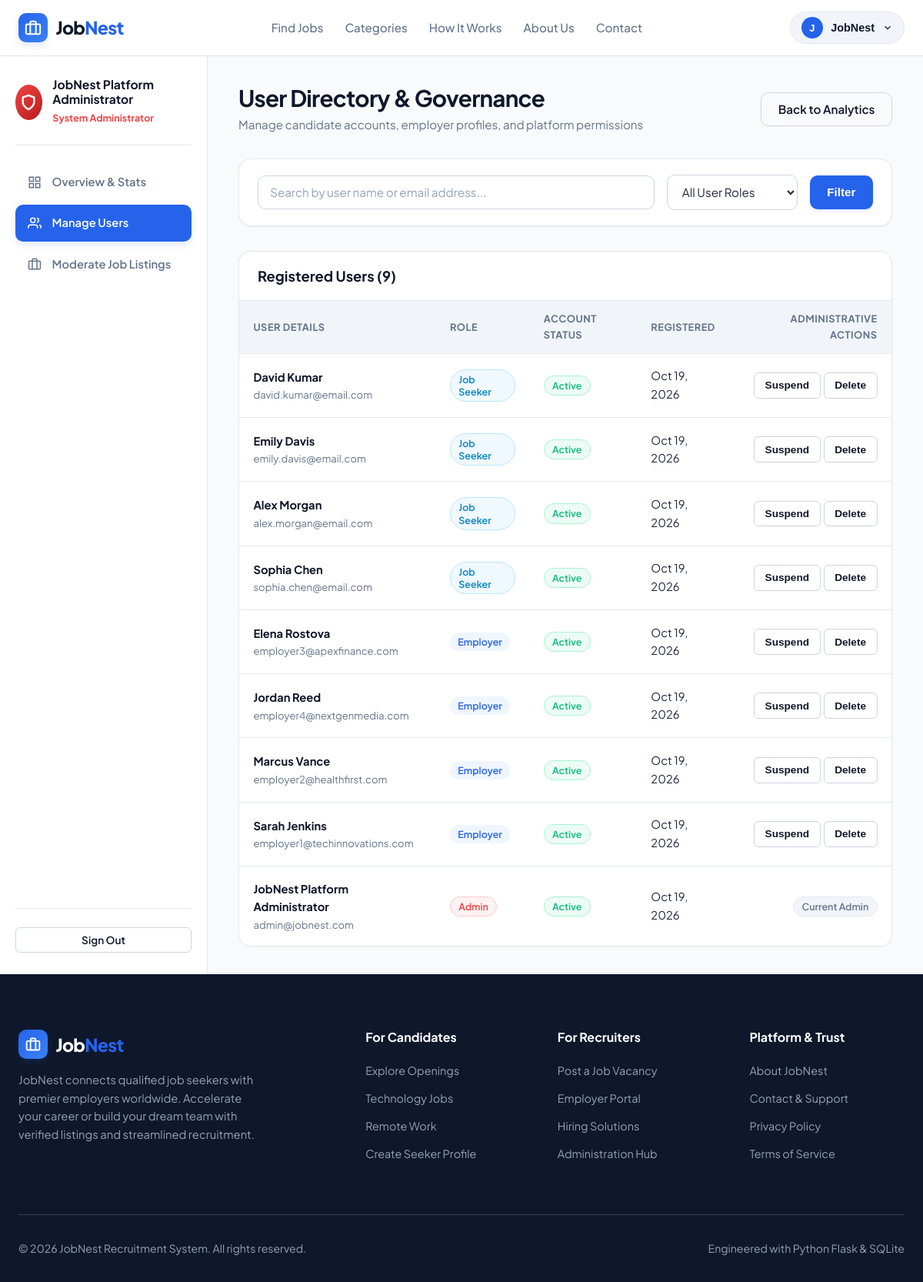
Page /admin/users (signed in) on the committed database.
### models.py (models this page shows, shortened)
class User(db.Model):
    __tablename__ = 'users'
    id = db.Column(db.Integer, primary_key=True)
    full_name = db.Column(db.String(100), nullable=False)
    email = db.Column(db.String(120), unique=True, nullable=False, index=True)
    password_hash = db.Column(db.String(255), nullable=False)
    role = db.Column(db.String(20), nullable=False, default='job_seeker')  # 'job_seeker', 'employer', 'admin'
    is_active = db.Column(db.Boolean, default=True, nullable=False)
    created_at = db.Column(db.DateTime, default=get_utc_now)
    seeker_profile = db.relationship('JobSeekerProfile', backref='user', uselist=False, cascade='all, delete-orphan')
    company = db.relationship('Company', backref='employer', uselist=False, cascade='all, delete-orphan')
    posted_jobs = db.relationship('Job', backref='employer', lazy='dynamic', cascade='all, delete-orphan')
    applications = db.relationship('Application', backref='applicant', lazy='dynamic', cascade='all, delete-orphan')
    @property
    def is_admin(self):
        return self.role == 'admin'
    @property
    def is_employer(self):
        return self.role == 'employer'
    @property
    def is_seeker(self):
        return self.role == 'job_seeker'

### routes/admin.py (the view)
@admin_bp.route('/admin/users')
def users():
    role_filter = request.args.get('role', '').strip()
    q = request.args.get('q', '').strip()
    query = User.query
    if role_filter and role_filter != 'All':
        query = query.filter_by(role=role_filter)
    if q:
        query = query.filter(
            (User.full_name.ilike(f"%{q}%")) | (User.email.ilike(f"%{q}%"))
        )
    users_list = query.order_by(User.created_at.desc()).all()
    return render_template(
        'admin/users.html',
        users=users_list,
        role_filter=role_filter,
        q=q
    )

### templates/admin/users.html (shortened to what this page needs)
{% extends "base.html" %}
{% block content %}
<div class="dashboard-wrapper">
  <aside class="dashboard-sidebar">
    <div class="sidebar-profile">
      <div class="sidebar-avatar" style="background: linear-gradient(135deg, #ef4444, #b91c1c);">
        <svg width="22" height="22" viewBox="0 0 24 24" fill="none" stroke="currentColor" stroke-width="2.5"><path d="M12 22s8-4 8-10V5l-8-3-8 3v7c0 6 8 10 8 10z"></path></svg>
      </div>
      <div class="sidebar-user-info">
        <h4>{{ current_user.full_name }}</h4>
        <span class="sidebar-user-role" style="color: var(--danger); font-weight: 700;">System Administrator</span>
      </div>
    </div>
    <ul class="sidebar-menu">
      <li class="sidebar-item">
        <a href="{{ url_for('admin.dashboard') }}">
          <svg width="18" height="18" viewBox="0 0 24 24" fill="none" stroke="currentColor" stroke-width="2"><rect x="3" y="3" width="7" height="7"></rect><rect x="14" y="3" width="7" height="7"></rect><rect x="14" y="14" width="7" height="7"></rect><rect x="3" y="14" width="7" height="7"></rect></svg>
          Overview & Stats
        </a>
      </li>
      <li class="sidebar-item active">
        <a href="{{ url_for('admin.users') }}">
          <svg width="18" height="18" viewBox="0 0 24 24" fill="none" stroke="currentColor" stroke-width="2"><path d="M17 21v-2a4 4 0 0 0-4-4H5a4 4 0 0 0-4 4v2"></path><circle cx="9" cy="7" r="4"></circle><path d="M23 21v-2a4 4 0 0 0-3-3.87"></path><path d="M16 3.13a4 4 0 0 1 0 7.75"></path></svg>
          Manage Users
        </a>
      </li>
      <li class="sidebar-item">
        <a href="{{ url_for('admin.jobs') }}">
          <svg width="18" height="18" viewBox="0 0 24 24" fill="none" stroke="currentColor" stroke-width="2"><rect x="2" y="7" width="20" height="14" rx="2" ry="2"></rect><path d="M16 21V5a2 2 0 0 0-2-2h-4a2 2 0 0 0-2 2v16"></path></svg>
          Moderate Job Listings
        </a>
      </li>
    </ul>
    <div class="sidebar-footer">
      <a href="{{ url_for('auth.logout') }}" class="btn btn-outline btn-sm btn-block text-danger">Sign Out</a>
    </div>
  </aside>
  <main class="dashboard-main">
    <div class="dashboard-header">
      <div class="dashboard-title-area">
        <h1>User Directory & Governance</h1>
        <p>Manage candidate accounts, employer profiles, and platform permissions</p>
      </div>
      <div>
        <a href="{{ url_for('admin.dashboard') }}" class="btn btn-outline">Back to Analytics</a>
      </div>
    </div>
    <div class="card" style="margin-bottom: 2rem;">
      <div class="card-body" style="padding: 1.25rem 1.5rem;">
        <form action="{{ url_for('admin.users') }}" method="GET" class="flex items-center gap-3 flex-wrap">
          <div style="flex: 1; min-width: 240px;">
            <input type="text" name="q" value="{{ q }}" class="form-control" placeholder="Search by user name or email address...">
          </div>
          <div>
            <select name="role" class="form-select" style="min-width: 170px;">
              <option value="All">All User Roles</option>
            </select>
          </div>
          <button type="submit" class="btn btn-primary">Filter</button>
        </form>
      </div>
    </div>
    <div class="card">
      <div class="card-header">
        <h3 style="font-size: 1.15rem;">Registered Users ({{ users | length }})</h3>
      </div>
      <div class="table-responsive">
        {% if users %}
          <table class="dash-table">
            <thead>
              <tr>
                <th>User Details</th>
                <th>Role</th>
                <th>Account Status</th>
                <th>Registered</th>
                <th style="text-align: right;">Administrative Actions</th>
              </tr>
            </thead>
            <tbody>
              {% for u in users %}
                <tr>
                  <td>
                    <div style="font-weight: 700; color: var(--secondary);">{{ u.full_name }}</div>
                    <div class="text-muted" style="font-size: 0.82rem;">{{ u.email }}</div>
                  </td>
                  <td>
                    <span class="badge {% if u.is_admin %}badge-danger{% elif u.is_employer %}badge-primary{% else %}badge-info{% endif %}">
                      {{ u.role.replace('_', ' ').title() }}
                    </span>
                  </td>
                  <td>
                    {% if u.is_active %}
                      <span class="badge badge-success">Active</span>
                    {% else %}
                      <span class="badge badge-danger">Suspended</span>
                    {% endif %}
                  </td>
                  <td>{{ u.created_at | format_date }}</td>
                  <td style="text-align: right;">
                    {% if u.id != current_user.id %}
                      <div class="flex items-center justify-center gap-1" style="justify-content: flex-end;">
                        <form action="{{ url_for('admin.toggle_user_status', user_id=u.id) }}" method="POST" style="display: inline;">
                          <button type="submit" class="btn btn-sm btn-outline" title="{{ 'Deactivate account' if u.is_active else 'Activate account' }}">
                            {{ 'Suspend' if u.is_active else 'Activate' }}
                          </button>
                        </form>
                        <form action="{{ url_for('admin.delete_user', user_id=u.id) }}" method="POST" style="display: inline;" data-confirm="Are you sure you want to permanently delete user {{ u.email }}? This will remove all their profiles, jobs, and applications.">
                          <button type="submit" class="btn btn-sm btn-outline text-danger" title="Delete Account">
                            Delete
                          </button>
                        </form>
                      </div>
                    {% else %}
                      <span class="badge badge-secondary">Current Admin</span>
                    {% endif %}
                  </td>
                </tr>
              {% endfor %}
            </tbody>
          </table>
        {% else %}
          <div style="padding: 3rem 1.5rem; text-align: center;">
            <p class="text-muted" style="margin: 0;">No registered users match your query.</p>
          </div>
        {% endif %}
      </div>
    </div>
  </main>
</div>
{% endblock %}

### templates/base.html (shortened to what this page needs)
<!DOCTYPE html>
<html lang="en">
<head>
  <link rel="stylesheet" href="{{ url_for('static', filename='css/style.css') }}">
  <link rel="stylesheet" href="{{ url_for('static', filename='css/dashboard.css') }}">
  <link rel="stylesheet" href="{{ url_for('static', filename='css/responsive.css') }}">
</head>
<body>
  <nav class="navbar">
    <div class="container nav-container">
      <a href="{{ url_for('main.index') }}" class="brand-logo" aria-label="JobNest Home">
        <div class="brand-icon">
          <svg width="22" height="22" viewBox="0 0 24 24" fill="none" stroke="currentColor" stroke-width="2.2" stroke-linecap="round" stroke-linejoin="round">
            <rect x="2" y="7" width="20" height="14" rx="2" ry="2"></rect>
            <path d="M16 21V5a2 2 0 0 0-2-2h-4a2 2 0 0 0-2 2v16"></path>
          </svg>
        </div>
        <span class="brand-text">Job<span>Nest</span></span>
      </a>
      <ul class="nav-links" id="navLinks">
        <li><a href="{{ url_for('jobs.index') }}" class="nav-link {% if request.endpoint == 'jobs.index' %}active{% endif %}">Find Jobs</a></li>
        <li><a href="{{ url_for('main.index') }}#categories" class="nav-link">Categories</a></li>
        <li><a href="{{ url_for('main.index') }}#how-it-works" class="nav-link">How It Works</a></li>
        <li><a href="{{ url_for('main.about') }}" class="nav-link {% if request.endpoint == 'main.about' %}active{% endif %}">About Us</a></li>
        <li><a href="{{ url_for('main.contact') }}" class="nav-link {% if request.endpoint == 'main.contact' %}active{% endif %}">Contact</a></li>
      </ul>
      <div class="nav-actions">
        {% if current_user %}
          <div class="user-dropdown-container">
            <button type="button" class="user-menu-btn" id="userMenuBtn">
              <span class="user-avatar-circle">
                {{ current_user.full_name[0] | upper }}
              </span>
              <span>{{ current_user.full_name.split()[0] }}</span>
              <svg width="14" height="14" viewBox="0 0 24 24" fill="none" stroke="currentColor" stroke-width="2">
                <polyline points="6 9 12 15 18 9"></polyline>
              </svg>
            </button>
          </div>
        {% else %}
          <a href="{{ url_for('auth.login') }}" class="btn btn-outline btn-sm">Sign In</a>
          <a href="{{ url_for('auth.register') }}" class="btn btn-primary btn-sm">Get Started</a>
        {% endif %}
      </div>
    </div>
  </nav>
  <main>
    {% block content %}{% endblock %}
  </main>
  <footer class="footer">
    <div class="container">
      <div class="footer-grid">
        <div class="footer-brand">
          <div class="brand-logo" style="color: #fff;">
            <div class="brand-icon">
              <svg width="20" height="20" viewBox="0 0 24 24" fill="none" stroke="currentColor" stroke-width="2.2">
                <rect x="2" y="7" width="20" height="14" rx="2" ry="2"></rect>
                <path d="M16 21V5a2 2 0 0 0-2-2h-4a2 2 0 0 0-2 2v16"></path>
              </svg>
            </div>
            <span class="brand-text">Job<span>Nest</span></span>
          </div>
          <p>
            JobNest connects qualified job seekers with premier employers worldwide. Accelerate your career or build your dream team with verified listings and streamlined recruitment.
          </p>
        </div>
        <div>
          <h4 class="footer-title">For Candidates</h4>
          <ul class="footer-links">
            <li><a href="{{ url_for('jobs.index') }}">Explore Openings</a></li>
            <li><a href="{{ url_for('jobs.index', category='IT & Software') }}">Technology Jobs</a></li>
            <li><a href="{{ url_for('jobs.index', employment_type='Remote') }}">Remote Work</a></li>
            <li><a href="{{ url_for('auth.register') }}">Create Seeker Profile</a></li>
          </ul>
        </div>
        <div>
          <h4 class="footer-title">For Recruiters</h4>
          <ul class="footer-links">
            <li><a href="{{ url_for('jobs.post_job') if current_user and current_user.is_employer else url_for('auth.register') }}">Post a Job Vacancy</a></li>
            <li><a href="{{ url_for('auth.login') }}">Employer Portal</a></li>
            <li><a href="{{ url_for('main.about') }}">Hiring Solutions</a></li>
            {% if current_user and current_user.is_admin %}
              <li><a href="{{ url_for('admin.dashboard') }}">Administration Hub</a></li>
            {% endif %}
          </ul>
        </div>
        <div>
          <h4 class="footer-title">Platform & Trust</h4>
          <ul class="footer-links">
            <li><a href="{{ url_for('main.about') }}">About JobNest</a></li>
            <li><a href="{{ url_for('main.contact') }}">Contact & Support</a></li>
            <li><a href="{{ url_for('main.privacy') }}">Privacy Policy</a></li>
            <li><a href="{{ url_for('main.terms') }}">Terms of Service</a></li>
          </ul>
        </div>
      </div>
      <div class="footer-bottom">
        <div>&copy; {{ current_year }} JobNest Recruitment System. All rights reserved.</div>
        <div>Engineered with Python Flask & SQLite</div>
      </div>
    </div>
  </footer>
</body>
</html>

### rows in the picture
User: full_name "J", full_name "JobNest", full_name "JobNest Platform Administrator", email "admin@jobnest.com", role.replace "Admin", is_active "Active", created_at "Oct 19, 2026", shows "Current Admin"
User: full_name "David Kumar", email "david.kumar@email.com", role.replace "Job Seeker", shows "Active", created_at "Oct 19, 2026", is_active "Suspend"
User: full_name "Emily Davis", email "emily.davis@email.com", role.replace "Job Seeker", shows "Active", created_at "Oct 19, 2026", is_active "Suspend"
User: full_name "Alex Morgan", email "alex.morgan@email.com", role.replace "Job Seeker", shows "Active", created_at "Oct 19, 2026", is_active "Suspend"
User: full_name "Sophia Chen", email "sophia.chen@email.com", role.replace "Job Seeker", shows "Active", created_at "Oct 19, 2026", is_active "Suspend"
User: full_name "Elena Rostova", email "employer3@apexfinance.com", role.replace "Employer", shows "Active", created_at "Oct 19, 2026", is_active "Suspend"
User: full_name "Jordan Reed", email "employer4@nextgenmedia.com", role.replace "Employer", shows "Active", created_at "Oct 19, 2026", is_active "Suspend"
User: full_name "Marcus Vance", email "employer2@healthfirst.com", role.replace "Employer", shows "Active", created_at "Oct 19, 2026", is_active "Suspend"
User: full_name "Sarah Jenkins", email "employer1@techinnovations.com", role.replace "Employer", shows "Active", created_at "Oct 19, 2026", is_active "Suspend"

### other values in the picture
{{ users | length }} "9"
